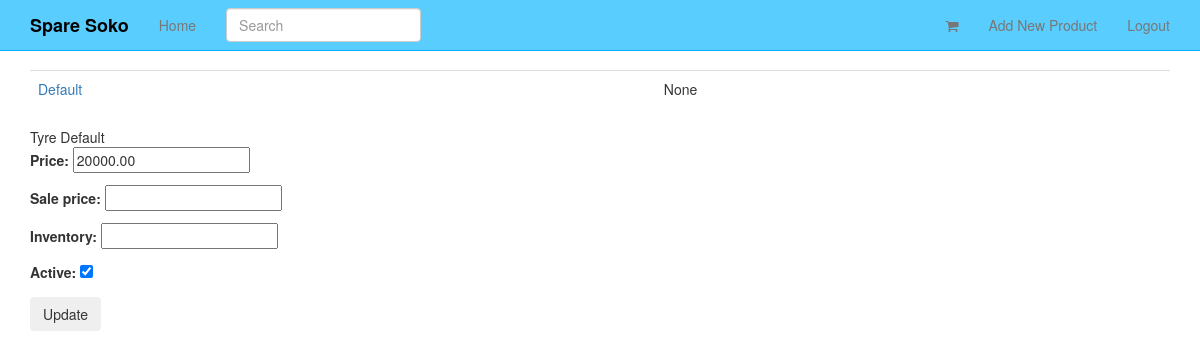
The page /products/2/inventory/ (signed in) on the database its author committed.
### products/models.py (models this page shows, shortened)
class Variation(models.Model):
    product = models.ForeignKey(Product)
    title = models.CharField(max_length=120, default="Title")
    price = models.DecimalField(decimal_places=2, max_digits=20)
    sale_price = models.DecimalField(decimal_places=2, max_digits=20, null=True, blank=True)
    active = models.BooleanField(default=True)
    inventory = models.IntegerField(null=True, blank=True)  # refer none == unlimited amount

class Product(models.Model):
    title = models.CharField(max_length=120, default="Title")
    description = models.TextField(blank=False, null=True, max_length=56)
    price = models.DecimalField(decimal_places=2, max_digits=20)
    active = models.BooleanField(default=True)
    categories = models.ManyToManyField('Category', blank=True)
    default = models.ForeignKey('Category', related_name='default_category', null=True, blank=True)
    objects = ProductManager()
    class Meta:
        ordering = ["-title"]

### products/views.py (the view, shortened to what this page needs)
# urls.py: url(r'^(?P<pk>\d+)/inventory/$', VariationListView.as_view(), name='product_inventory'),
class VariationListView(StaffRequiredMixin, ListView):
    model = Variation
    queryset = Variation.objects.all()
    def get_context_data(self, *args, **kwargs):
        context = super(VariationListView, self).get_context_data(*args, **kwargs)
        context["formset"] = VariationInventoryFormSet(queryset=self.get_queryset())
        return context
    def get_queryset(self, *args, **kwargs):
        product_pk = self.kwargs.get("pk")
        if product_pk:
            product = get_object_or_404(Product, pk=product_pk)
            queryset = Variation.objects.filter(product=product)
        return queryset

### products/mixins.py (called while the page is built)
    @method_decorator(login_required)
    def dispatch(self, request, *args, **kwargs):
        if request.user.is_staff:
            return super(StaffRequiredMixin, self).dispatch(request, *args, **kwargs)
        else:
            raise Http404

### products/models.py (called while the page is built)
    def active(self):
        return self.filter(active=True)

    def get_queryset(self):
        return ProductQuerySet(self.model, using=self._db)

    def all(self, *args, **kwargs):
        return self.get_queryset().active()

### products/templates/products/variation_list.html (shortened to what this page needs)
<!DOCTYPE html>
<html lang="en">
<head>
</head>
<body>
    {% extends "base.html" %}
    {% block content %}
    <table class='table'>
    {% for object in object_list %}
    <tr>
    <td><a href='{{ object.get_absolute_url }}'>{{ object.title }}</a></td><td>{{ object.inventory }}</td>
    </tr>
    {% endfor %}
    </table>
    <form method="POST" action=""> {% csrf_token %}
    {% for form in formset %}
    {{ form.instance.product.title }}
    {{ form.instance.title }}
    {{ form.as_p }}
    {% endfor %}
<input type="submit" value='Update' class='btn' />
</form>
{% endblock %}

### static_in_pro/our_static/css/navbar-static-top.css (style rules this page uses)
body { min-height: 1000px; }

### rows shown on the page
Variation: title "Default", inventory "None", instance.product "Tyre", instance "Default"
